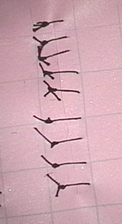
#> input picture img1.png, 122 x 224 px, shrunk from 404 x 742 before the run
$ python -i main.py   (imports and definitions only)
#> lines starting #> are read from the running program, lines starting #| are printed output that depends on the picture; after the words box and inside, x2 and y2 are one past the last pixel; in counts of white or black regions, pixels touching at a corner belong together; long printed decimals are rounded
### gaussian.py
import numpy as np
import math
from convol import convolution


def gaussianblur(inputFile, kernel_size, verbose=False):
    def dnorm(x, mu, sd):
        return 1 / (np.sqrt(2 * np.pi) * sd) * np.exp(-np.power((x - mu) / sd, 2) / 2)

    def gaussian_kernel(size, sigma=1, verbose=False):
        kernel1 = np.linspace(-(size // 2), size // 2, size)
        for i in range(size):
            kernel1[i] = dnorm(kernel1[i], 0, sigma)
        kernel2 = np.outer(kernel1.T, kernel1.T)

        kernel2 *= 1.0 / kernel2.max()

        return kernel2

    kernel = gaussian_kernel(kernel_size, sigma=math.sqrt(kernel_size), verbose=verbose)
    return convolution(inputFile, kernel, average=True, verbose=verbose)

### convol.py
import numpy as np
import cv2
import matplotlib.pyplot as plt


def convolution(inputFile, kernel, average=False, verbose=False):
    resultant = np.zeros_like(inputFile)

    if len(inputFile.shape) == 3:
        inputFile = cv2.cvtColor(inputFile, cv2.COLOR_BGR2GRAY)

    fileRow, fileColumn = inputFile.shape
    kernelRow, kernelColumn = kernel.shape

    widthWithPad = (kernelColumn - 1) // 2
    heightWithPad = (kernelRow - 1) // 2

    paddingInputFile = np.pad(inputFile, ((heightWithPad, heightWithPad), (widthWithPad, widthWithPad)), mode='constant')

    for row in range(fileRow):
        for col in range(fileColumn):
            resultant[row, col] = np.sum(kernel * paddingInputFile[row:row + kernelRow, col:col + kernelColumn])

            if average:
                resultant[row, col] /= kernel.size

    return resultant.astype(np.uint8)

### addweighted.py
import cv2
import numpy as np


def addWeighted(inputFile1, alpha, inputFile2, beta, gamma, dtype=np.uint8):
    dtype = dtype or inputFile1.dtype

    if inputFile1.shape != inputFile2.shape:
        raise ValueError("give correct image")

    output = inputFile1 * alpha
    output += inputFile2 * beta
    output += gamma

    output = np.clip(output, 0, 255)
    output = output.astype(dtype)

    return output

### erode.py
import numpy as np

def erosion(inputFile, kernel):
    height = inputFile.shape[0]
    width = inputFile.shape[1]
    kernelh = kernel.shape[0]
    kernelw = kernel.shape[1]
    result = np.zeros((height, width), dtype=np.uint8)
    print(kernelh,kernelw)
    paddingAdded = np.pad(inputFile, ((kernelh // 2, kernelh // 2), (kernelw // 2, kernelw // 2)), mode='constant')

    i = 0
    while i < height:
        j = 0
        while j < width:
            result[i, j] = np.min(paddingAdded[i:i + kernelh, j:j + kernelw] * kernel)
            j += 1
        i += 1

    return result

### dilate.py
import numpy as np

def dilation(inputFile, kernel):
    kheight = kernel.shape[0]
    kwidth = kernel.shape[1]
    height = inputFile.shape[0]
    width = inputFile.shape[1]
    result = np.zeros((height, width), dtype=np.uint8)
    print(result)
    padded_inputFile = np.pad(inputFile, ((kheight // 2, kheight // 2), (kwidth // 2, kwidth // 2)), mode='constant')
    i = 0
    while i < height:
        j = 0
        while j < width:
            result[i, j] = np.max(padded_inputFile[i:i + kheight, j:j + kwidth] * kernel)
            j += 1
        i += 1

    return result

### morphological.py
from erode import erosion
from dilate import dilation
import numpy as np


kernel1=np.ones((1, 16), np.uint8)
threshold1 = np.ones((3, 1), np.uint8)
threshold4 = np.ones((1, 3), np.uint8)
kernel2=np.ones((1, 10), np.uint8)

def morphOpen1(image):
    global kernel1
    eroded_image = erosion(image, kernel1)
    dilated_erode = dilation(eroded_image, kernel1)
    global threshold1
    dilated_erode = dilation(dilated_erode, threshold1)
    global threshold4
    dilated_erode = dilation(dilated_erode, threshold4)
    dilated_erode = dilation(dilated_erode, threshold1)
    dilated_erode = dilation(dilated_erode, threshold4)
    dilated_erode = dilation(dilated_erode, threshold1)
    return dilated_erode


def morphOpen2(image):
    global kernel2
    global threshold4
    global threshold1
    eroded_image = erosion(image, kernel2)
    dilated_erode = dilation(eroded_image, kernel2)
    global threshold4
    dilated_erode = dilation(dilated_erode, threshold4)
    global threshold1
    dilated_erode = dilation(dilated_erode, threshold1)
    dilated_erode = dilation(dilated_erode, threshold1)
    return dilated_erode

### checkVisited.py
def checkvisitedOrNot(i, j, images, visitTrack):

    cols, rows =  len(images[0]), len(images)

    if 0 <= j < cols and 0 <= i < rows:
        # Check if the pixel value is 255 and has not been visitTrackited
        return images[i][j] == 255 and not visitTrack[i][j]

    return False

### mathss.py
import numpy as np
import math


def findAngle(x1, y1, x2, y2):
    if x2 == x1:
      return 90
    else:
        angletemp = math.atan2(y2 - y1, x2 - x1)
        resultantdegree = math.degrees(angletemp)
        return resultantdegree


def findCentroid(x1, y1, x2, y2):
    y = (y1 + y2) // 2
    x = (x1 + x2) // 2

    return x, y

def findBinary(src, thresh_val):

    image = np.zeros_like(src, dtype=np.uint8)
    image[src <= thresh_val] = 255

    return image


def findAngelVariance(x, y):

    if len(x) < 2:
        return 0.0

    sum1= sum((val - y) ** 2 for val in x)

    length = len(x) - 1
    Angelvariance = sum1/ length

    return Angelvariance

def findAngelMean(x):

    if len(x) == 0:
        print("Error")
        return 0.0

    return sum(x) / len(x)

### main.py
import os
import cv2
import numpy as np
import sys
from collections import defaultdict, deque
from morphological import morphOpen1, morphOpen2
from erode import erosion
from gaussian import gaussianblur
from dilate import dilation
from addweighted import addWeighted
from checkVisited import checkvisitedOrNot
from mathss import findAngelMean, findAngelVariance, findBinary,  findCentroid, findAngle
import pandas as pd


dir = [(-1,-1),(-1,0),(-1,1),(0,-1),(0,1),(1,-1),(1,0),(1,1)]


def findSutures(imgx):
#> called with imgx = 'img1.png'
  img = cv2.imread(imgx)
#> img is the input picture: shape (224, 122, 3); mean B, G, R 177.7, 167.8, 207.1
  details = []

  grey= cv2.cvtColor(img, cv2.COLOR_BGR2GRAY)
  angles = []
  guassian= gaussianblur(grey, 5, verbose=False)
#> after the loop in convolution, `for row in range(fileRow):`:
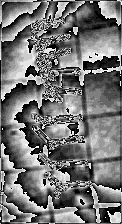
#> resultant: shape (224, 122); min 0, max 10, mean 4.58; drawn with min black and max white
  sharp=addWeighted(grey, 1.5,guassian,-0.5,0)
  invert = findBinary(sharp, 127)
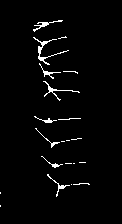
#> invert: shape (224, 122); 2.4% white in thin lines or dots, all inside (x1, y1, x2, y2) = (0, 20, 90, 207)
  firstimage = morphOpen1(invert)
#> after the loop in erosion, `while i < height:`: i = 224
#> (printed output is left out)
#> in dilation, `padded_inputFile = np.pad(inputFile, ((kheight // 2, kheight // 2), (k..`:
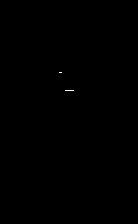
#> padded_inputFile: shape (224, 138); 0.04% white in thin lines or dots, all inside (x1, y1, x2, y2) = (59, 72, 74, 91)
#> (printed output is left out)
#> after the loop in dilation (call 2), `while i < height:`:
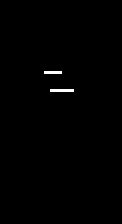
#> result: shape (224, 122); 0.46% white; 2 white regions, box (x1, y1, x2, y2) and area: (50, 89, 74, 92) 72, (44, 71, 62, 74) 54
#> (printed output is left out)
#> (printed output is left out)
#> after the loop in dilation (call 4), `while i < height:`:
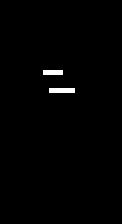
#> result: shape (224, 122); 0.84% white; 2 white regions, box (x1, y1, x2, y2) and area: (49, 88, 75, 93) 130, (43, 70, 63, 75) 100
#> (printed output is left out)
#> (printed output is left out)
  h = []
  w = []
  secondimage = morphOpen2(invert)
#> in erosion (call 2), `paddingAdded = np.pad(inputFile, ((kernelh // 2, kernelh // 2), (kerne..`:
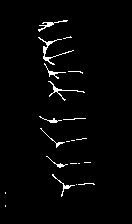
#> paddingAdded: shape (224, 132); 2.2% white in thin lines or dots, all inside (x1, y1, x2, y2) = (5, 20, 95, 207)
#> (printed output is left out)
#> (printed output is left out)
#> (printed output is left out)
#> (printed output is left out)
  bitand= np.bitwise_and(firstimage,secondimage)
#> bitand: shape (224, 122); 0.86% white; 2 white regions, box (x1, y1, x2, y2) and area: (49, 88, 75, 93) 130, (43, 69, 64, 75) 105
  counter = -1

  n, m = bitand.shape
  differences = []
  centroids = []
  vis = [[0] * m for _ in range(n)]

  i, j = 0, 0
  mp = defaultdict(list)
  while i < n:
      j = 0
      while j < m:
          if bitand[i][j] == 255 and not vis[i][j]:
              vis[i][j] = 1

              tempQueue = deque()
              counter += 1

              tempQueue.append((i, j))
              while tempQueue:
                  i, j = tempQueue.popleft()
                  mp[counter].append((i, j))
                  for di, dj in dir:
                      ni, nj = i + di, j + dj
                      if checkvisitedOrNot(ni, nj, bitand, vis):
                          vis[ni][nj] = 1
                          tempQueue.append((ni, nj))
          j += 1
      i += 1


  # Compute component
  component = []
  area = []
  for k,v in mp.items():


      ymin = float("inf")
      vari=float("inf")
      xmin=max(0,vari)
      greater=float("-inf")
      ymax= min(0,greater)
      ctr  =float("-inf")
      xmax=min(0,ctr)

      for x, y in v:
          xmax = x if x > xmax else xmax
          xmin = min(xmin, x)
          ymax = ymax if ymax > y else y
          ymin = min(ymin, y)

      diffofy=ymax - ymin
      diffofx=xmax - xmin
      combinexy=(ymax - ymin)*(xmax - xmin)
      component.append([ymin, xmax,ymax,xmin, diffofy, diffofx, combinexy])

      h.append(diffofy)
      area.append(combinexy)
      w.append(diffofx)


  a_AngelMean = np.mean(area) * 0.5

  # Compute details

  for k,v in mp.items():
      if area[k] > a_AngelMean:
        y1, y2, c1, c2 = 0, 0, 0, 0
        ymin, ymax = float("inf"), float("-inf")

        for x, y in v:
            ymax = y if y > ymax else ymax
            ymin = ymin if y > ymin else y

        for x, y in v:
            if y == ymax:
                y2 = x+ y2
                c2 += 1

            if y == ymin:
                y1 = x+y1
                c1 += 1


        # details.append([y1//c1, ymin, y2//c2, ymax])
        details.append([ymin,y1//c1, ymax,y2//c2 ])


  for d in details:
    cv2.circle(img, (d[0], d[1]), 5, (0, 255, 0), -1)
    angle = findAngle(d[0], d[1], d[2], d[3])
    angles.append(angle)
    cv2.circle(img, (d[2], d[3]), 5, (0, 255, 0), -1)


  # Compute centroids


  for d in details:
    cx, cy = findCentroid(d[0], d[1], d[2], d[3])
    centroids.append((cx, cy))
    cv2.circle(img, (cx, cy), 5, (255, 0, 0), -1)
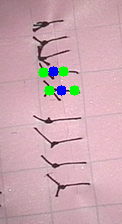
#> img: shape (224, 122, 3); mean B, G, R 176.5, 168.3, 203.9

  himg = img.shape[0]
  for i in range(1, len(centroids)):
    y_diff = centroids[i][1] - centroids[i - 1][1]
    differences.append(y_diff/himg)
#> this loop made 1 pass


  centeroidM = np.mean(differences)

  print(f"AngelMean: {centeroidM}")
#| AngelMean: 0.08482

  AngelMean = findAngelMean(angles)
  print(f"Angle AngelMean: {AngelMean}")
#| Angle AngelMean: -1.431

  centroidV = np.var(differences)
  print(f"AngelVariance: {centroidV}")
#| AngelVariance: 0.0
  # Calculate Angelvariance

  Angelvariance = findAngelVariance(angles, AngelMean)
  print(f" Angkle AngelVariance: {Angelvariance}")
#|  Angkle AngelVariance: 4.097

  cv2.imshow('connected components', img)

  if(cv2.waitKey(0)==27):
#> (key Esc is pressed here)
      cv2.destroyAllWindows()
  mp = defaultdict(list)
  return len(centroids), centeroidM, centroidV, AngelMean, Angelvariance


# [57 lines left out: functions process_All_images, compareImages, not called in this run]


# [13 lines not run here, left out]

>>> result = findSutures('img1.png')

$ run again, on img2.png
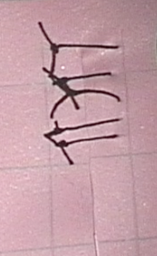
#> input picture img2.png, 157 x 256 px, shrunk from 195 x 317 before the run
#> in findSutures, img is the input picture: shape (256, 157, 3); mean B, G, R 165.8, 157.5, 195
#> invert: shape (256, 157); 3.2% white; 2 white regions, box (x1, y1, x2, y2) and area: (39, 22, 120, 118) 862, (44, 119, 119, 165) 428
#> paddingAdded: shape (256, 173); 2.9% white; 2 white regions, box (x1, y1, x2, y2) and area: (47, 22, 128, 118) 862, (52, 119, 127, 165) 428
#> after the loop in erosion, `while i < height:`: i = 256
#> (printed output is left out)
#> padded_inputFile: shape (256, 173); 0.33% white in thin lines or dots, all inside (x1, y1, x2, y2) = (67, 45, 119, 144)
#> (printed output is left out)
#> padded_inputFile: shape (258, 157); 0.81% white in thin lines or dots, all inside (x1, y1, x2, y2) = (52, 46, 119, 145)
#> after the loop in dilation (call 2), `while i < height:`:
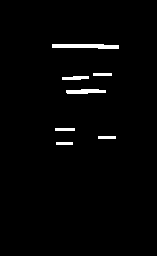
#> result: shape (256, 157); 1.9% white; 7 white regions, largest, box (x1, y1, x2, y2) and area: (52, 44, 119, 49) 274, (66, 89, 106, 94) 159, (62, 76, 89, 80) 89
#> (printed output is left out)
#> padded_inputFile: shape (256, 159); 1.8% white; 7 white regions, largest, box (x1, y1, x2, y2) and area: (53, 44, 120, 49) 274, (67, 89, 107, 94) 159, (63, 76, 90, 80) 89
#> (printed output is left out)
#> padded_inputFile: shape (258, 157); 2% white; 7 white regions, largest, box (x1, y1, x2, y2) and area: (51, 45, 120, 50) 284, (65, 90, 107, 95) 169, (61, 77, 90, 81) 97
#> (printed output is left out)
#> padded_inputFile: shape (256, 159); 3% white; 7 white regions, largest, box (x1, y1, x2, y2) and area: (52, 43, 121, 50) 422, (66, 88, 108, 95) 253, (62, 75, 91, 81) 155
#> (printed output is left out)
#> padded_inputFile: shape (258, 157); 3.3% white; 6 white regions, box (x1, y1, x2, y2) and area: (50, 44, 121, 51) 436, (60, 73, 114, 82) 282, (64, 89, 108, 96) 267, (53, 128, 77, 133) 120, (96, 136, 118, 141) 110, (54, 142, 75, 147) 105
#> paddingAdded: shape (256, 167); 3% white; 2 white regions, box (x1, y1, x2, y2) and area: (44, 22, 125, 118) 862, (49, 119, 124, 165) 428
#> (printed output is left out)
#> padded_inputFile: shape (256, 167); 0.77% white in thin lines or dots, all inside (x1, y1, x2, y2) = (54, 45, 120, 146)
#> (printed output is left out)
#> padded_inputFile: shape (256, 159); 1.8% white; 7 white regions, largest, box (x1, y1, x2, y2) and area: (55, 73, 113, 85) 175, (66, 90, 111, 96) 142, (53, 45, 120, 48) 140
#> (printed output is left out)
#> padded_inputFile: shape (258, 157); 2% white; 7 white regions, largest, box (x1, y1, x2, y2) and area: (53, 74, 113, 86) 199, (64, 91, 111, 97) 158, (51, 46, 120, 49) 146
#> (printed output is left out)
#> padded_inputFile: shape (258, 157); 3.6% white; 6 white regions, box (x1, y1, x2, y2) and area: (44, 120, 121, 137) 354, (53, 73, 113, 87) 321, (51, 45, 120, 50) 284, (64, 90, 111, 98) 254, (76, 136, 120, 143) 165, (55, 143, 74, 148) 87
#> bitand: shape (256, 157); 3.6% white; 6 white regions, box (x1, y1, x2, y2) and area: (51, 43, 120, 50) 422, (60, 71, 113, 82) 324, (64, 88, 108, 96) 307, (53, 126, 77, 133) 144, (96, 134, 118, 141) 130, (55, 141, 74, 147) 111
#> after the loop in findSutures, `for d in details:`:
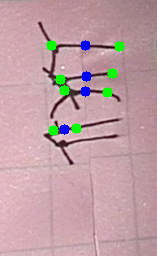
#> img: shape (256, 157, 3); mean B, G, R 164.9, 158.9, 191.5
#> the loop in findSutures, `for i in range(1, len(centroids)):` made 3 passes
#| AngelMean: 0.1094
#| Angle AngelMean: -2.012
#| AngelVariance: 0.001414
#|  Angkle AngelVariance: 19.879

$ run again, on img3.png
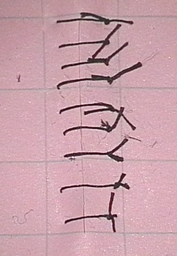
#> input picture img3.png, 177 x 256 px, shrunk from 383 x 554 before the run
#> in findSutures, img is the input picture: shape (256, 177, 3); mean B, G, R 170.8, 161.3, 201.5
#> invert: shape (256, 177); 4.1% white in thin lines or dots, all inside (x1, y1, x2, y2) = (19, 13, 142, 232)
#> paddingAdded: shape (256, 193); 3.8% white in thin lines or dots, all inside (x1, y1, x2, y2) = (27, 13, 150, 232)
#> after the loop in erosion, `while i < height:`: i = 256
#> (printed output is left out)
#> padded_inputFile: shape (256, 193); 0.36% white in thin lines or dots, all inside (x1, y1, x2, y2) = (83, 19, 125, 217)
#> (printed output is left out)
#> padded_inputFile: shape (258, 177); 1.1% white in thin lines or dots, all inside (x1, y1, x2, y2) = (68, 20, 125, 218)
#> (printed output is left out)
#> padded_inputFile: shape (256, 179); 2.6% white; 10 white regions, largest, box (x1, y1, x2, y2) and area: (73, 18, 126, 22) 164, (79, 76, 119, 81) 161, (69, 152, 114, 156) 149
#> after the loop in dilation (call 3), `while i < height:`:
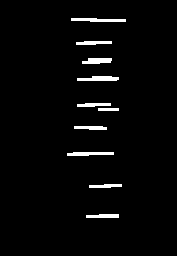
#> result: shape (256, 177); 2.8% white; 10 white regions, largest, box (x1, y1, x2, y2) and area: (71, 18, 126, 22) 172, (77, 76, 119, 81) 171, (67, 152, 114, 156) 157
#> (printed output is left out)
#> padded_inputFile: shape (258, 177); 2.8% white; 10 white regions, largest, box (x1, y1, x2, y2) and area: (71, 19, 126, 23) 172, (77, 77, 119, 82) 171, (67, 153, 114, 157) 157
#> (printed output is left out)
#> padded_inputFile: shape (256, 179); 4.4% white; 9 white regions, largest, box (x1, y1, x2, y2) and area: (78, 102, 120, 112) 285, (72, 17, 127, 23) 282, (78, 75, 120, 82) 255
#> (printed output is left out)
#> padded_inputFile: shape (258, 177); 4.7% white; 9 white regions, largest, box (x1, y1, x2, y2) and area: (76, 103, 120, 113) 307, (70, 18, 127, 24) 294, (76, 76, 120, 83) 269
#> paddingAdded: shape (256, 187); 3.9% white in thin lines or dots, all inside (x1, y1, x2, y2) = (24, 13, 147, 232)
#> (printed output is left out)
#> padded_inputFile: shape (256, 187); 0.86% white in thin lines or dots, all inside (x1, y1, x2, y2) = (67, 13, 133, 218)
#> (printed output is left out)
#> padded_inputFile: shape (256, 179); 1.9% white in thin lines or dots, all inside (x1, y1, x2, y2) = (59, 13, 134, 218)
#> (printed output is left out)
#> padded_inputFile: shape (258, 177); 2.2% white in thin lines or dots, all inside (x1, y1, x2, y2) = (57, 14, 134, 219)
#> (printed output is left out)
#> padded_inputFile: shape (258, 177); 4.5% white; 11 white regions, largest, box (x1, y1, x2, y2) and area: (57, 19, 134, 24) 276, (65, 153, 125, 161) 257, (62, 76, 119, 85) 256
#> bitand: shape (256, 177); 5% white; 9 white regions, largest, box (x1, y1, x2, y2) and area: (70, 16, 127, 24) 339, (77, 101, 119, 113) 322, (66, 151, 115, 158) 289
#> after the loop in findSutures, `for d in details:`:
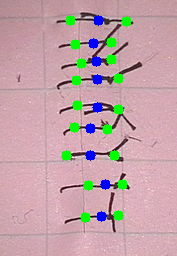
#> img: shape (256, 177, 3); mean B, G, R 168.4, 163.4, 193.8
#> the loop in findSutures, `for i in range(1, len(centroids)):` made 8 passes
#| AngelMean: 0.0957
#| Angle AngelMean: -0.9545
#| AngelVariance: 0.00037
#|  Angkle AngelVariance: 15.752

$ run again, on img4.png
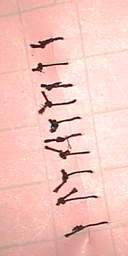
#> input picture img4.png, 128 x 256 px, shrunk from 240 x 480 before the run
#> in findSutures, img is the input picture: shape (256, 128, 3); mean B, G, R 187.7, 196.6, 242.5
#> invert: shape (256, 128); 3% white in thin lines or dots, all inside (x1, y1, x2, y2) = (30, 37, 108, 237)
#> paddingAdded: shape (256, 144); 2.7% white in thin lines or dots, all inside (x1, y1, x2, y2) = (38, 37, 116, 237)
#> after the loop in erosion, `while i < height:`: i = 256
#> (printed output is left out)
#> padded_inputFile: shape (256, 144); 0.06% white in thin lines or dots, all inside (x1, y1, x2, y2) = (57, 64, 69, 141)
#> (printed output is left out)
#> padded_inputFile: shape (258, 128); 0.25% white in thin lines or dots, all inside (x1, y1, x2, y2) = (42, 65, 69, 142)
#> (printed output is left out)
#> padded_inputFile: shape (256, 130); 0.73% white; 4 white regions, box (x1, y1, x2, y2) and area: (43, 85, 70, 88) 81, (47, 103, 66, 106) 57, (47, 139, 66, 142) 57, (53, 63, 69, 66) 48
#> (printed output is left out)
#> padded_inputFile: shape (258, 128); 0.81% white; 4 white regions, box (x1, y1, x2, y2) and area: (41, 86, 70, 89) 87, (45, 104, 66, 107) 63, (45, 140, 66, 143) 63, (51, 64, 69, 67) 54
#> (printed output is left out)
#> padded_inputFile: shape (256, 130); 1.3% white; 4 white regions, box (x1, y1, x2, y2) and area: (42, 84, 71, 89) 145, (46, 102, 67, 107) 105, (46, 138, 67, 143) 105, (52, 62, 70, 67) 90
#> (printed output is left out)
#> padded_inputFile: shape (258, 128); 1.5% white; 4 white regions, box (x1, y1, x2, y2) and area: (40, 85, 71, 90) 155, (44, 103, 67, 108) 115, (44, 139, 67, 144) 115, (50, 63, 70, 68) 100
#> paddingAdded: shape (256, 138); 2.8% white in thin lines or dots, all inside (x1, y1, x2, y2) = (35, 37, 113, 237)
#> (printed output is left out)
#> padded_inputFile: shape (256, 138); 0.3% white in thin lines or dots, all inside (x1, y1, x2, y2) = (40, 41, 93, 228)
#> (printed output is left out)
#> padded_inputFile: shape (256, 130); 0.94% white in thin lines or dots, all inside (x1, y1, x2, y2) = (32, 41, 94, 228)
#> (printed output is left out)
#> padded_inputFile: shape (258, 128); 1.1% white in thin lines or dots, all inside (x1, y1, x2, y2) = (30, 42, 94, 229)
#> (printed output is left out)
#> padded_inputFile: shape (258, 128); 2.6% white; 12 white regions, largest, box (x1, y1, x2, y2) and area: (30, 41, 55, 50) 139, (41, 85, 75, 89) 128, (45, 138, 70, 143) 99
#> bitand: shape (256, 128); 1.6% white; 4 white regions, box (x1, y1, x2, y2) and area: (41, 83, 71, 89) 176, (45, 137, 67, 143) 124, (45, 101, 67, 107) 116, (50, 62, 69, 68) 99
#> after the loop in findSutures, `for d in details:`:
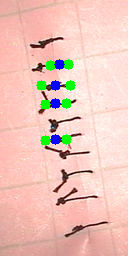
#> img: shape (256, 128, 3); mean B, G, R 185.7, 196.8, 236.6
#> the loop in findSutures, `for i in range(1, len(centroids)):` made 3 passes
#| AngelMean: 0.09766
#| Angle AngelMean: -2.158
#| AngelVariance: 0.000946
#|  Angkle AngelVariance: 2.116
